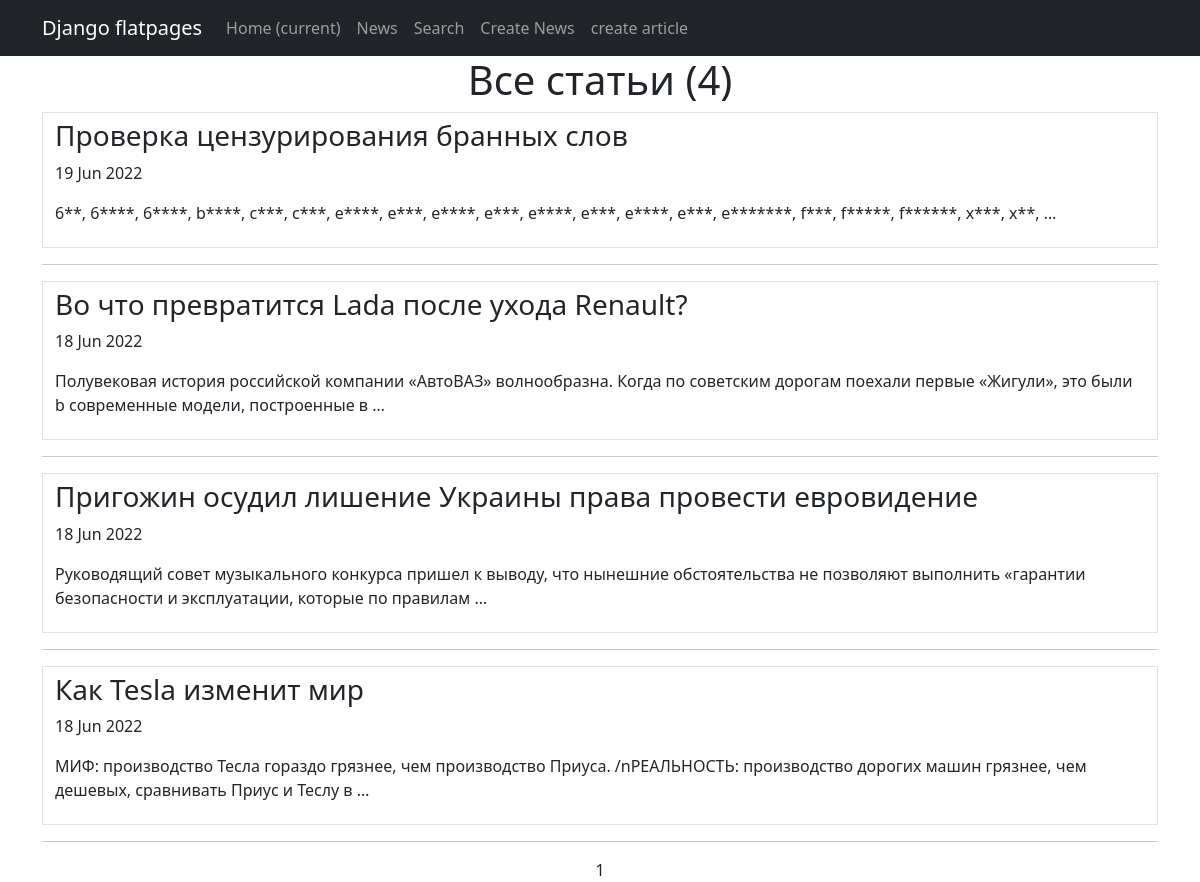
Page /news/ on the committed database.
### news/models.py (models this page shows, shortened)
class Post(models.Model):
    author = models.ForeignKey(Author, on_delete=models.CASCADE)
    position = models.CharField(max_length=1, choices=TYPES)
    date = models.DateTimeField(auto_now_add=True)
    categories = models.ManyToManyField('Category', through='PostCategory')
    heading = models.CharField(max_length=255)
    text = models.TextField()
    rating = models.IntegerField(default=0)

### news/views.py (the view)
# urls.py: path('', NewsList.as_view(), name='post_list'),
class NewsList(ListView):
    model = Post
    ordering = '-date'
    template_name = 'articles.html'
    context_object_name = 'articles'
    paginate_by = 10
    def get_queryset(self):
        queryset = super().get_queryset()
        self.filterset = PostFilter(self.request.GET, queryset)
        return self.filterset.qs
    def get_context_data(self, **kwargs):
        context = super().get_context_data(**kwargs)
        context['filteset'] = self.filterset
        return context

### news/templatetags/custom_filters.py (called while the page is built)
@register.filter()
def censor(value):
    if type(value) is str:
        censored_words = CENSORED_WORDS.split(', ')
        censored_string = value.split(' ')
        for i in range(len(censored_string)):
            point = ''
            c_word = censored_string[i]
            if c_word[-1] == ',' or c_word[-1] == '.':
                point = c_word[-1]
                c_word = c_word[:-1]
            if c_word.lower() in censored_words:
                word = f'{c_word[0]}{"*"*(len(c_word) -1)}{point}'
                censored_string.pop(i)
                censored_string.insert(i, word)
    else:
        raise ValueError('Фильтр censor обрабатывает только строки')
    return ' '.join(censored_string)

### templates/articles.html (shortened to what this page needs)
{% extends 'flatpages/default.html' %}
{% load custom_filters %}
{% block content %}
    <h1>Все статьи ({{articles|length}})</h1>
    {% if articles %}
        {% for article in articles %}
        <a class="page-link text-dark text-start" href="/news/{{article.id}}">
        <h3>{{ article.heading|censor }}</h3>
        <p>{{article.date|date:"d M Y"}}</p>
        <p>{{ article.text|censor |truncatewords:20  }}</p>
        </a>
        <hr>
        {% endfor %}
    {% else %}
        <h1>Здесь пока ничего нет</h1>
    {% endif %}
    {{ page_obj.number }}
{% endblock content %}

### rows in the picture
Post: heading|censor "Проверка цензурирования бранных слов", date "19 Jun 2022", text|censor "6**, 6****, 6****, b****, c***, c***, e****, e***, e****, e***, e****, e***, e****, e***, e*******, f***, f*****, f******, x***, x**, …"
Post: heading|censor "Во что превратится Lada после ухода Renault?", date "18 Jun 2022", text|censor "Полувековая история российской компании «АвтоВАЗ» волнообразна. Когда по советским дорогам поехали первые «Жигули», это были b современные модели, построенные в …"
Post: heading|censor "Пригожин осудил лишение Украины права провести евровидение", date "18 Jun 2022", text|censor "Руководящий совет музыкального конкурса пришел к выводу, что нынешние обстоятельства не позволяют выполнить «гарантии безопасности и эксплуатации, которые по правилам …"
Post: heading|censor "Как Tesla изменит мир", date "18 Jun 2022", text|censor "МИФ: производство Тесла гораздо грязнее, чем производство Приуса. /nРЕАЛЬНОСТЬ: производство дорогих машин грязнее, чем дешевых, сравнивать Приус и Теслу в …"

### other values in the picture
{{ articles|length }} "4"
{{ page_obj.number }} "1"
